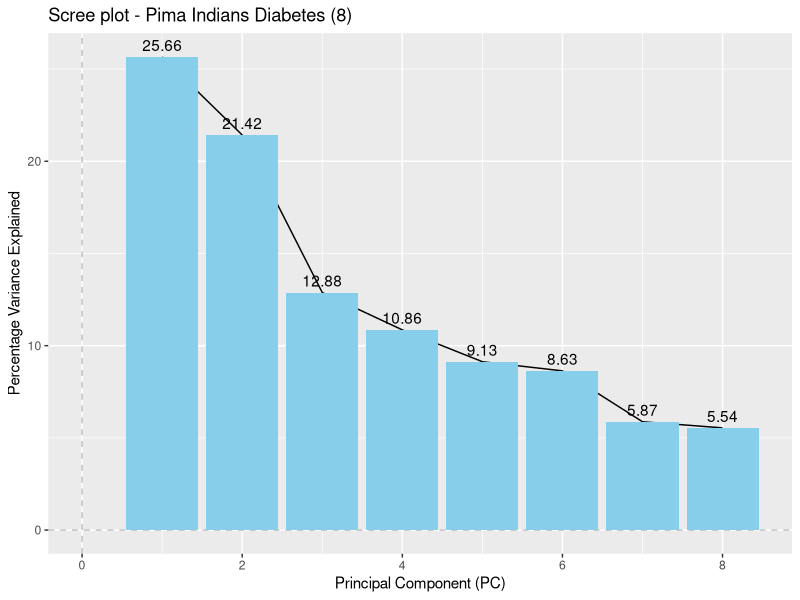
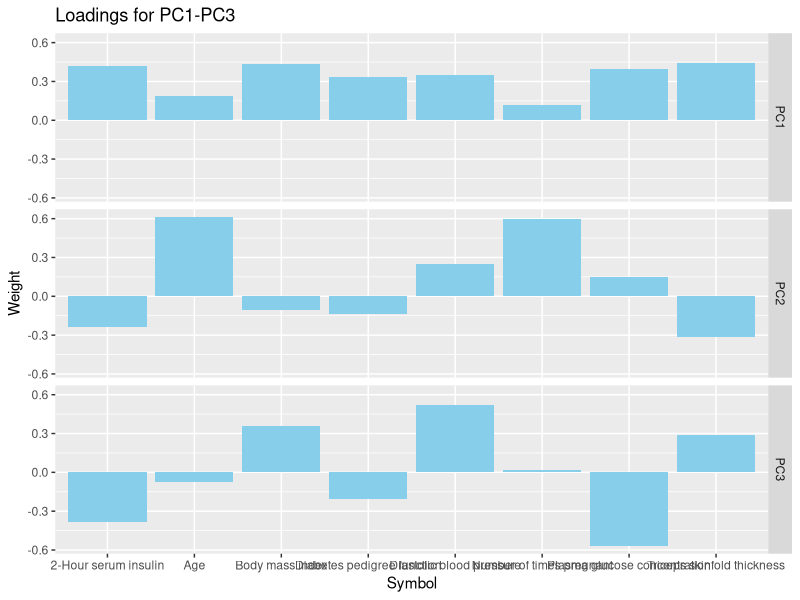
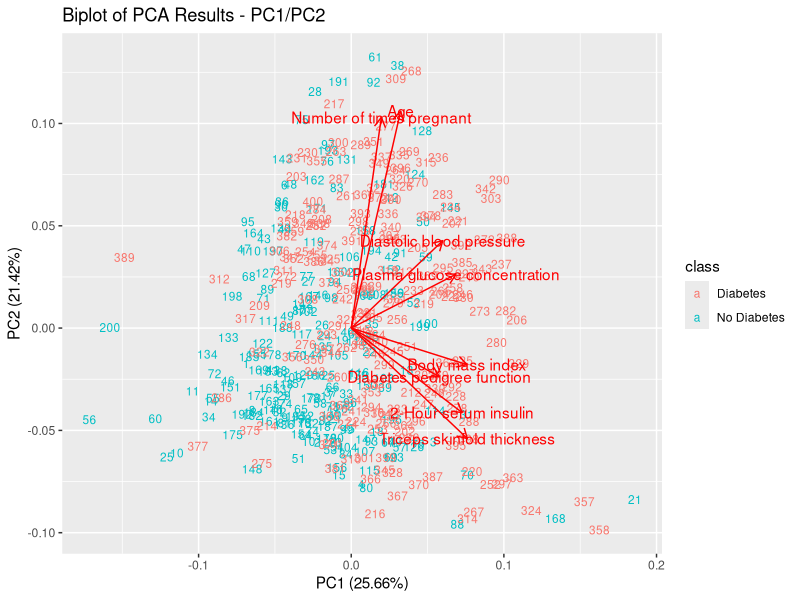
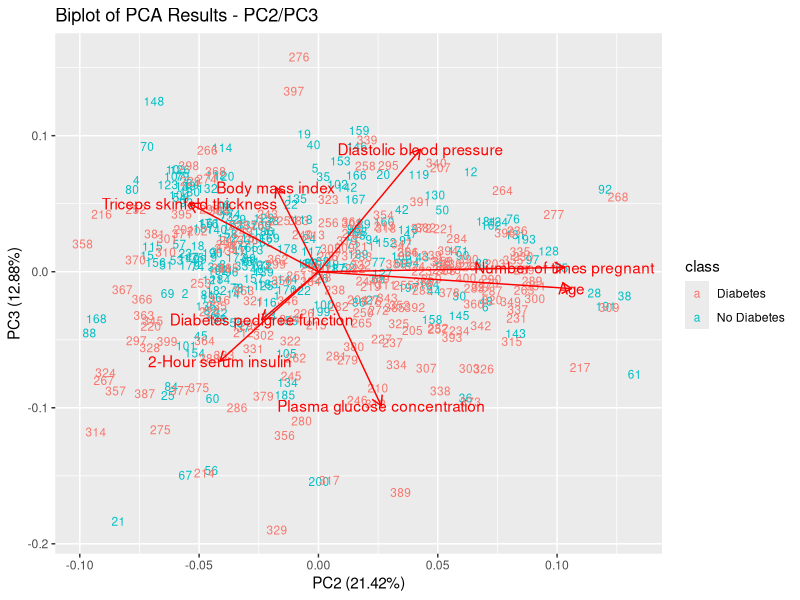

These charts were generated, in order, by the following R code:
# R Studio

# 7144CEM Principles of Data Science

# The original dataset has 768 rows (500 ‘no diabetes’ and 268 ‘diabetes’).
# We have taken a subset of 200 ‘no diabetes’ cases and 200 ‘diabetes’ cases.
# 400 observations and 8 variables.

########################################################
# GROUP TASK -- Multivariate Statistical Analysis (MLO2)
########################################################


# Install the tidyverse package if not already installed
#install.packages("tidyverse”)
library(tidyverse)

# Setting the seed to ‘733’
#set.seed(733)

# Read Pima Indians Diabetes Dataset as csv file
#data = read_csv('Pima_Indians_Diabetes_Dataset1.csv')
#View(data)

# To take stratified random sampling based on the 'Target' variable
#strata_sample = data %>% 
#  group_by(Target) %>% 
#  slice_sample(n=200) %>% 
#  ungroup()
#View(strata_sample)

# Save the obtained stratified sample
#write_csv(strata_sample, 'PI_Diabetes_Datasample.csv')

# Read PI_Diabetes_Datasample Dataset as csv file and convert to Tibble
strata_sample <- as_tibble(read_csv('PI_Diabetes_Datasample.csv'))


#########Principal Component Analysis##############

# Q.No. 01

# Assign labels "No Diabetes" and "Diabetes" to a new 'class' variable based on the 'Target' variable
pca_sample <- strata_sample
pca_sample$class <- ifelse(pca_sample$Target == 0, "No Diabetes", "Diabetes")
strata_sub = pca_sample[,1:8]


# 1. Principal Component Analysis on first 8 input variables
pca_results = prcomp(strata_sub, center=TRUE, scale.=TRUE)
summary(pca_results)

# Variance explained by each principal component and cumulative percentage of variance explained
var_explained = 100*((pca_results$sd)^2)/(sum((pca_results$sd)^2))
var_explained
cumsum(var_explained)

# 1(a). Screeplot using ggplot
ggplot(NULL,aes(x=1:8,y=var_explained),ncp=5) +
  geom_col() +
  geom_line() +
  geom_hline(yintercept = 0, color = "gray", linetype = 2) +
  geom_vline(xintercept = 0, color = "gray", linetype = 2) +
  geom_bar(stat = "identity" ,fill = "skyblue" ) +
  geom_text(aes(label = round(var_explained, 2), vjust = -0.5)) +
  ggtitle('Scree plot - Pima Indians Diabetes (8)') +
  xlab('Principal Component (PC)') +
  ylab('Percentage Variance Explained')

# Loadings plot for the first three principal components
loadings = as.data.frame(pca_results$rotation[,1:3])
loadings
loadings$Symbol = row.names(loadings)
loadings = gather(loadings, key='Component', value='Weight', -Symbol)
ggplot(loadings, aes(x=Symbol,y=Weight)) +
  geom_bar(stat='identity',fill = "skyblue") +
  facet_grid(Component~.) +
  ggtitle('Loadings for PC1-PC3')

# Biplot with labels and loadings for PC1 and PC2 as axes
#install.packages("ggfortify")
#install.packages("ggplot2")
library(ggfortify)
library(ggplot2)
autoplot(pca_results,
         label=TRUE, label.size=3, shape=FALSE,
         loadings=TRUE, loadings.label=TRUE,
         data=pca_sample, colour='class') +
  ggtitle("Biplot of PCA Results - PC1/PC2")


# 1(b). Biplot with labels and loadings for PC2 and PC3 as axes
autoplot(pca_results,x=2,y=3,
         label=TRUE, label.size=3, shape=FALSE,
         loadings=TRUE, loadings.label=TRUE,
         data=pca_sample, colour='class') + 
  ggtitle("Biplot of PCA Results - PC2/PC3")
